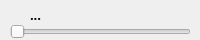
<?xml version="1.0" encoding="UTF-8"?>
<ui version="4.0">
 <class>Transfer</class>
 <widget class="QDialog" name="Transfer">
  <property name="geometry">
   <rect>
    <x>0</x>
    <y>0</y>
    <width>200</width>
    <height>40</height>
   </rect>
  </property>
  <property name="windowTitle">
   <string>Dialog</string>
  </property>
  <widget class="QSlider" name="sld_rate">
   <property name="geometry">
    <rect>
     <x>10</x>
     <y>24</y>
     <width>181</width>
     <height>16</height>
    </rect>
   </property>
   <property name="orientation">
    <enum>Qt::Horizontal</enum>
   </property>
  </widget>
  <widget class="QLabel" name="lbe_info">
   <property name="geometry">
    <rect>
     <x>30</x>
     <y>5</y>
     <width>161</width>
     <height>20</height>
    </rect>
   </property>
   <property name="font">
    <font>
     <family>微软雅黑</family>
     <pointsize>10</pointsize>
     <weight>75</weight>
     <bold>true</bold>
    </font>
   </property>
   <property name="text">
    <string>...</string>
   </property>
  </widget>
 </widget>
 <resources/>
 <connections/>
</ui>
